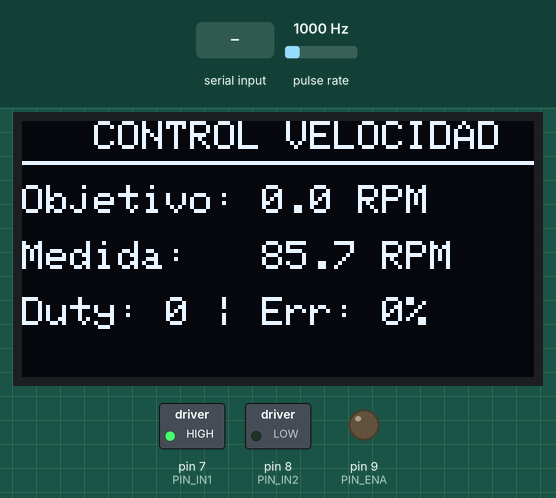
Simulated run of this sketch. Board: Arduino Uno, built with avr-gcc and run on an emulated ATmega328P. Parts: 128×64 one-colour display, switched loads named in the sketch (green lamp = pin HIGH), output pins drawn as LEDs (lit = HIGH). Wiring (inferred from the names in the program): pulse sensor: data pin 2. The inputs (shaded band) are chosen by the test bench; at power-on: pulse rate 1000 Hz. What the sketch prints to the serial monitor is not drawn.

Above: at 1.6 s.
1.7 s: "90,45\n" received over Serial
At 3.2 s:
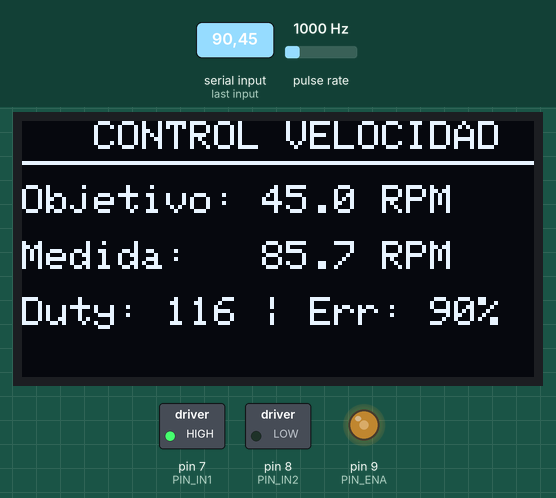
3.5 s: "30,150\n" received over Serial
At 4.7 s:
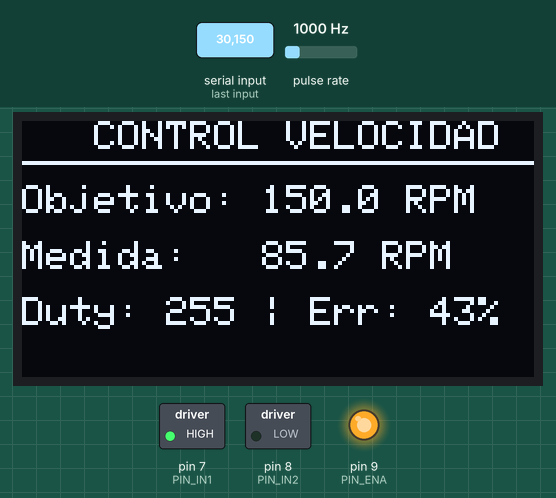
6.5 s: "5\n" received over Serial
At 7.8 s:
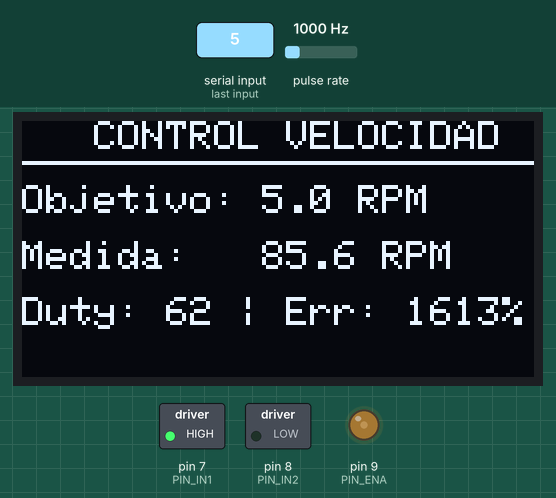
9.5 s: pulse rate (sensor on pin 2) set to 100 Hz
At 12.2 s:
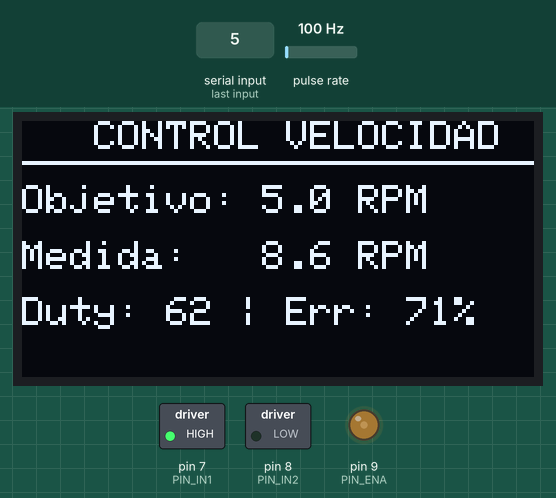
12.5 s: pulse rate (sensor on pin 2) set to 1250 Hz
At 13.8 s:
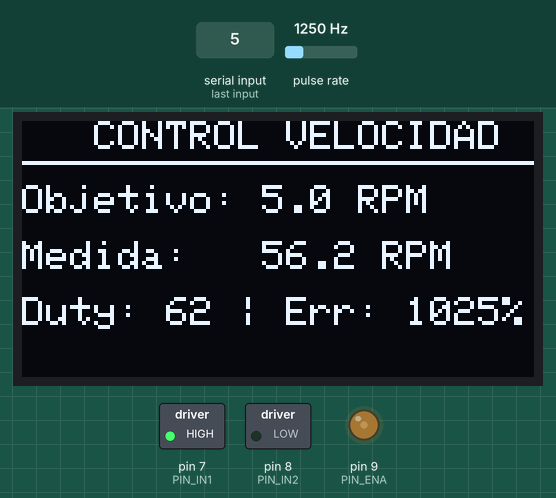
15.5 s: pulse rate (sensor on pin 2) set to 2500 Hz
At 16.8 s:
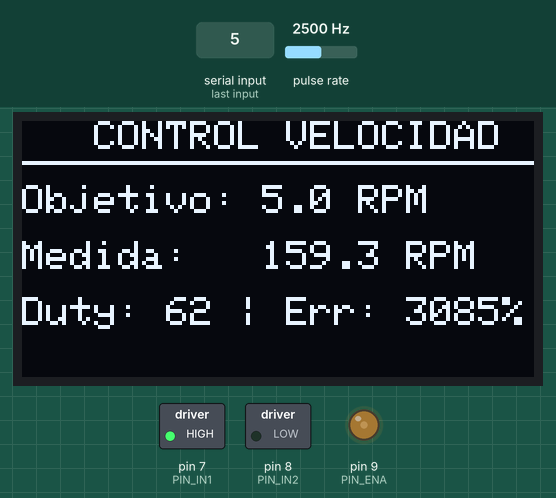
Timing chart, 0 to 18.5 s (numbered marks = the images above; inputs shaded):
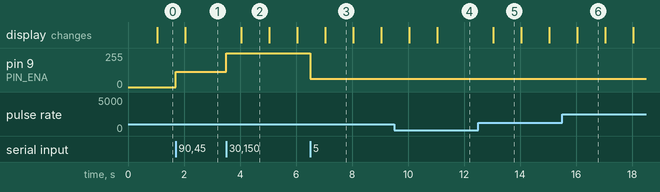

The sketch:

lab-07-reto-4.ino
```cpp
/*
 * lab-07-parte2-motor-driver.ino
 * Sesión 7 — Parte 2: Consigna de velocidad por Monitor Serie (Reto 4)
 *
 * Conexión del Display OLED SSD1306 (I2C):
 *   - VCC -> 5V del Arduino
 *   - GND -> GND común
 *   - SDA -> A4 (en Arduino Uno)
 *   - SCL -> A5 (en Arduino Uno)
 *
 * Conexión del Motor y Encoder:
 *   - ENA -> D9 (PWM)
 *   - IN1 -> D7, IN2 -> D8
 *   - Canal A -> D2 (INT0)
 */

#include <Wire.h>
#include <Adafruit_GFX.h>
#include <Adafruit_SSD1306.h>

// Dimensiones de la pantalla OLED
#define ANCHO_PANTALLA 128
#define ALTO_PANTALLA  64
#define DIRECCION_OLED 0x3C  // Dirección I2C típica del OLED (puede ser 0x3D)

Adafruit_SSD1306 display(ANCHO_PANTALLA, ALTO_PANTALLA, &Wire, -1);

// Definición de pines
const uint8_t PIN_ENA   = 9;
const uint8_t PIN_IN1   = 7;
const uint8_t PIN_IN2   = 8;
const uint8_t PIN_ENC_A = 2;

// --- PARAMETROS DE CARACTERIZACIÓN DEL RETO 3 ---
// Sustituye estos dos valores por los calculados en el Reto 3
const float UMBRAL_DUTY = 56.0;   // Menor duty > 0 que hace girar el motor
const float PENDIENTE_M = 0.75;   // Pendiente en RPM/Duty de la zona lineal

// Parámetros físicos y de temporización
const float PULSOS_POR_REV = 700.0;
const unsigned long VENTANA_MS = 1000;

// Variables globales
volatile unsigned long contadorPulsos = 0;
unsigned long tiempoAnterior = 0;

float rpmObjetivo = 0.0;
float rpmMedida   = 0.0;
uint8_t dutyActual = 0;

void contarPulso() {
  contadorPulsos++;
}

// Función para traducir RPM a Duty usando el modelo lineal inverso
uint8_t rpmADuty(float targetRPM) {
  if (targetRPM <= 0.0) return 0;

  // Ecuación inversa: Duty = Umbral + (RPM / m)
  float calcDuty = UMBRAL_DUTY + (targetRPM / PENDIENTE_M);

  // Limitar valor entre 0 y 255
  if (calcDuty > 255.0) calcDuty = 255.0;
  if (calcDuty < 0.0) calcDuty = 0.0;

  return (uint8_t)calcDuty;
}

void setup() {
  Serial.begin(9600);

  pinMode(PIN_ENA, OUTPUT);
  pinMode(PIN_IN1, OUTPUT);
  pinMode(PIN_IN2, OUTPUT);

  pinMode(PIN_ENC_A, INPUT_PULLUP);
  attachInterrupt(digitalPinToInterrupt(PIN_ENC_A), contarPulso, RISING);

  // Sentido de giro: Avance
  digitalWrite(PIN_IN1, HIGH);
  digitalWrite(PIN_IN2, LOW);
  analogWrite(PIN_ENA, 0);

  // Inicialización de la pantalla OLED
  if (!display.begin(SSD1306_SWITCHCAPVCC, DIRECCION_OLED)) {
    Serial.println(F("Fallo al inicializar pantalla OLED SSD1306"));
    for (;;);
  }

  display.clearDisplay();
  display.setTextColor(SSD1306_WHITE);
  display.setTextSize(1);
  display.setCursor(0, 0);
  display.println(F("Reto 4: Consigna RPM"));
  display.println(F("Esperando datos..."));
  display.display();

  Serial.println(F("=================================================="));
  Serial.println(F(" Reto 4: Consigna de Velocidad en Unidades Fisicas "));
  Serial.println(F("=================================================="));
  Serial.println(F("Ingresa la velocidad objetivo en RPM (ej. 60 o 120):"));
}

void loop() {
  // 1. Lectura NO BLOQUEANTE de comandos por Monitor Serie
  if (Serial.available() > 0) {
    float entradaRPM = Serial.parseFloat();
    // Limpiar saltos de línea residuales
    while (Serial.available() > 0) Serial.read();

    if (entradaRPM >= 0.0) {
      rpmObjetivo = entradaRPM;
      dutyActual = rpmADuty(rpmObjetivo);
      analogWrite(PIN_ENA, dutyActual);

      Serial.print(F(">>> Nueva Consigna: "));
      Serial.print(rpmObjetivo, 1);
      Serial.print(F(" RPM | Duty Calculado: "));
      Serial.println(dutyActual);
    }
  }

  // 2. Temporización NO BLOQUEANTE con millis() para el conteo de pulsos
  unsigned long tiempoActual = millis();
  if (tiempoActual - tiempoAnterior >= VENTANA_MS) {
    // Lectura atómica dentro de sección crítica
    noInterrupts();
    unsigned long pulsosEnVentana = contadorPulsos;
    contadorPulsos = 0;
    interrupts();

    // Cálculo de RPM medida
    rpmMedida = (pulsosEnVentana / PULSOS_POR_REV) * (60000.0 / VENTANA_MS);

    // Calcular error relativo porcentual
    float errorPorcentual = 0.0;
    if (rpmObjetivo > 0.0) {
      errorPorcentual = (abs(rpmMedida - rpmObjetivo) / rpmObjetivo) * 100.0;
    }

    // Reporte en Monitor Serie
    Serial.print(F("Consigna: "));
    Serial.print(rpmObjetivo, 1);
    Serial.print(F(" RPM | Medida: "));
    Serial.print(rpmMedida, 1);
    Serial.print(F(" RPM | Duty: "));
    Serial.print(dutyActual);
    Serial.print(F(" | Error: "));
    Serial.print(errorPorcentual, 1);
    Serial.println(F("%"));

    // 3. Actualización de la pantalla OLED
    display.clearDisplay();

    // Encabezado
    display.setTextSize(1);
    display.setCursor(0, 0);
    display.println(F("   CONTROL VELOCIDAD   "));
    display.drawFastHLine(0, 10, 128, SSD1306_WHITE);

    // Consigna (Objetivo)
    display.setCursor(0, 16);
    display.print(F("Objetivo: "));
    display.print(rpmObjetivo, 1);
    display.println(F(" RPM"));

    // Velocidad Medida
    display.setCursor(0, 30);
    display.print(F("Medida:   "));
    display.print(rpmMedida, 1);
    display.println(F(" RPM"));

    // Duty y Error
    display.setCursor(0, 44);
    display.print(F("Duty: "));
    display.print(dutyActual);
    display.print(F(" | Err: "));
    display.print(errorPorcentual, 0);
    display.println(F("%"));

    display.display();

    tiempoAnterior = tiempoActual;
  }
}
```

Measured:
- after the input at 1.7 s, pin 9 (PIN_ENA): 0/255 → 116/255 at once; the display: changes after 0.35 s (image 1)
- after the input at 3.5 s, pin 9 (PIN_ENA): 116/255 → 255/255 at once; the display: changes after 0.54 s (image 2)
- after the input at 6.5 s, pin 9 (PIN_ENA): 255/255 → 62/255 at once
- after the input at 9.5 s, the display: first changes after 0.54 s (image 4 shows a later state)
- after the input at 12.5 s, the display: changes after 0.54 s (image 5)
- what the display in image 2 shows lasts 1.0 s, from 4.0 s to 5.0 s
